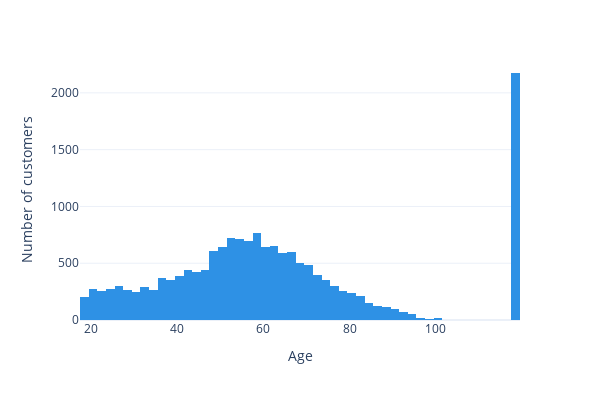

Write notebook code for a chart like this one.
### Markdown cell above
There are disproportionately many customers with age 118 (12%), and for these the data seem incomplete. So we remove the respective data points.

### Code cell
fig = px.histogram(profile_orig, x='age', width=600, height=400, 
                   template = 'plotly_white', color_discrete_sequence=px.colors.qualitative.Dark24, labels={'age':'Age'})
fig.update_layout(yaxis_title="Number of customers")
fig.show()

### Figure 1 — Plotly figure (JSON) as saved in the notebook; plotly's stock layout.template omitted (floating-point values rounded to 4 significant figures; data arrays with more than 128 entries replaced by an {"elided": "..."} marker saying what was removed)
{"data": [{"alignmentgroup": "True", "bingroup": "x", "hovertemplate": "Age=%{x}<br>count=%{y}<extra></extra>", "legendgroup": "", "marker": {"color": "#2E91E5", "pattern": {"shape": ""}}, "name": "", "offsetgroup": "", "orientation": "v", "showlegend": false, "type": "histogram", "x": {"elided": "17000 int values"}, "xaxis": "x", "yaxis": "y"}], "layout": {"barmode": "relative", "height": 400, "legend": {"tracegroupgap": 0}, "margin": {"t": 60}, "width": 600, "xaxis": {"anchor": "y", "domain": [0, 1], "title": {"text": "Age"}}, "yaxis": {"anchor": "x", "domain": [0, 1], "title": {"text": "Number of customers"}}}}
